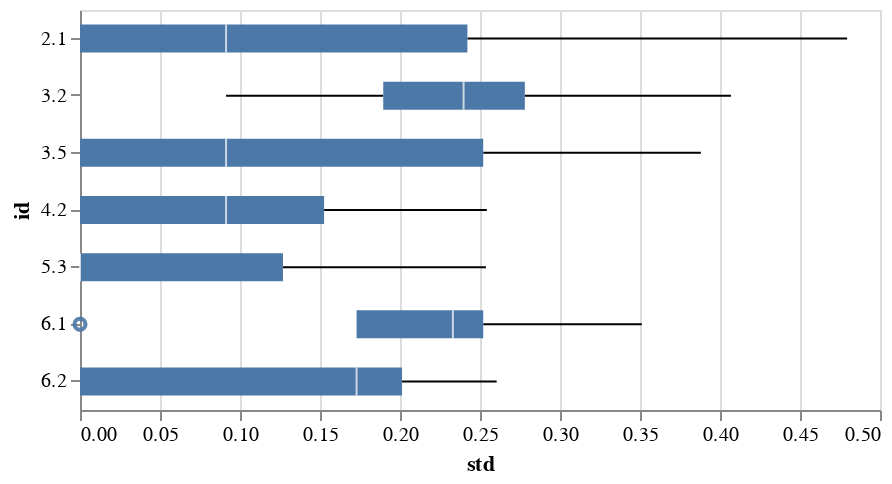

Notebook code cell kept with this figure:
### Code cell
alt.Chart(df_repo__stat).mark_boxplot().encode(
    x="std:Q",
    y='id:N'
).properties(
    height=200,
    width=400
)

### Figure 1 — Vega-Lite specification as saved in the notebook (floating-point values rounded to 4 significant figures)
{"config": {"view": {"continuousWidth": 300, "continuousHeight": 300}}, "data": {"name": "data-5faacda36c1e8a62adb5863cd86f4ae0"}, "mark": {"type": "boxplot"}, "encoding": {"x": {"field": "std", "type": "quantitative"}, "y": {"field": "id", "type": "nominal"}}, "height": 200, "width": 400, "$schema": "https://vega.github.io/schema/vega-lite/v5.17.0.json", "datasets": {"data-5faacda36c1e8a62adb5863cd86f4ae0": [{"repo": "DeepSpeech", "id": "2.1", "count": 30.0, "mean": 0.6667, "std": 0.4795}, {"repo": "DeepSpeech", "id": "3.2", "count": 30.0, "mean": 0.2, "std": 0.4068}, {"repo": "DeepSpeech", "id": "3.5", "count": 30.0, "mean": 0.0, "std": 0.0}, {"repo": "DeepSpeech", "id": "4.2", "count": 30.0, "mean": 0.0, "std": 0.0}, {"repo": "DeepSpeech", "id": "5.3", "count": 30.0, "mean": 0.0, "std": 0.0}, {"repo": "DeepSpeech", "id": "6.1", "count": 30.0, "mean": 0.15, "std": 0.3511}, {"repo": "DeepSpeech", "id": "6.2", "count": 30.0, "mean": 0.0, "std": 0.0}, {"repo": "apollo", "id": "2.1", "count": 30.0, "mean": 0.95, "std": 0.1526}, {"repo": "apollo", "id": "3.2", "count": 30.0, "mean": 0.1167, "std": 0.2151}, {"repo": "apollo", "id": "3.5", "count": 30.0, "mean": 0.0, "std": 0.0}, {"repo": "apollo", "id": "4.2", "count": 30.0, "mean": 0.0, "std": 0.0}, {"repo": "apollo", "id": "5.3", "count": 30.0, "mean": 0.0, "std": 0.0}, {"repo": "apollo", "id": "6.1", "count": 30.0, "mean": 0.06667, "std": 0.1729}, {"repo": "apollo", "id": "6.2", "count": 30.0, "mean": 0.0, "std": 0.0}, {"repo": "lightfm", "id": "2.1", "count": 30.0, "mean": 0.9833, "std": 0.09129}, {"repo": "lightfm", "id": "3.2", "count": 30.0, "mean": 0.4833, "std": 0.09129}, {"repo": "lightfm", "id": "3.5", "count": 30.0, "mean": 0.2667, "std": 0.388}, {"repo": "lightfm", "id": "4.2", "count": 30.0, "mean": 0.55, "std": 0.1526}, {"repo": "lightfm", "id": "5.3", "count": 30.0, "mean": 0.2, "std": 0.2491}, {"repo": "lightfm", "id": "6.1", "count": 30.0, "mean": 0.6667, "std": 0.2397}, {"repo": "lightfm", "id": "6.2", "count": 30.0, "mean": 0.9333, "std": 0.1729}, {"repo": "magenta", "id": "2.1", "count": 30.0, "mean": 0.6, "std": 0.4235}, {"repo": "magenta", "id": "3.2", "count": 30.0, "mean": 0.4167, "std": 0.1895}, {"repo": "magenta", "id": "3.5", "count": 30.0, "mean": 0.2833, "std": 0.252}, {"repo": "magenta", "id": "4.2", "count": 30.0, "mean": 0.01667, "std": 0.09129}, {"repo": "magenta", "id": "5.3", "count": 30.0, "mean": 0.0, "std": 0.0}, {"repo": "magenta", "id": "6.1", "count": 30.0, "mean": 0.2167, "std": 0.252}, {"repo": "magenta", "id": "6.2", "count": 30.0, "mean": 0.0, "std": 0.0}, {"repo": "mmf", "id": "2.1", "count": 30.0, "mean": 1.0, "std": 0.0}, {"repo": "mmf", "id": "3.2", "count": 30.0, "mean": 0.6833, "std": 0.2451}, {"repo": "mmf", "id": "3.5", "count": 30.0, "mean": 0.03333, "std": 0.1269}, {"repo": "mmf", "id": "4.2", "count": 30.0, "mean": 0.5333, "std": 0.1269}, {"repo": "mmf", "id": "5.3", "count": 30.0, "mean": 0.5333, "std": 0.1269}, {"repo": "mmf", "id": "6.1", "count": 30.0, "mean": 0.85, "std": 0.233}, {"repo": "mmf", "id": "6.2", "count": 30.0, "mean": 0.55, "std": 0.2013}, {"repo": "mycroft-core", "id": "2.1", "count": 30.0, "mean": 1.0, "std": 0.0}, {"repo": "mycroft-core", "id": "3.2", "count": 30.0, "mean": 0.5167, "std": 0.278}, {"repo": "mycroft-core", "id": "3.5", "count": 30.0, "mean": 0.0, "std": 0.0}, {"repo": "mycroft-core", "id": "4.2", "count": 30.0, "mean": 0.0, "std": 0.0}, {"repo": "mycroft-core", "id": "5.3", "count": 30.0, "mean": 0.0, "std": 0.0}, {"repo": "mycroft-core", "id": "6.1", "count": 30.0, "mean": 0.5, "std": 0.0}, {"repo": "mycroft-core", "id": "6.2", "count": 30.0, "mean": 0.2333, "std": 0.2537}, {"repo": "nanodet", "id": "2.1", "count": 30.0, "mean": 1.0, "std": 0.0}, {"repo": "nanodet", "id": "3.2", "count": 30.0, "mean": 0.6667, "std": 0.2397}, {"repo": "nanodet", "id": "3.5", "count": 30.0, "mean": 0.2167, "std": 0.252}, {"repo": "nanodet", "id": "4.2", "count": 30.0, "mean": 0.25, "std": 0.2543}, {"repo": "nanodet", "id": "5.3", "count": 30.0, "mean": 1.0, "std": 0.0}, {"repo": "nanodet", "id": "6.1", "count": 30.0, "mean": 0.4333, "std": 0.2857}, {"repo": "nanodet", "id": "6.2", "count": 30.0, "mean": 0.3667, "std": 0.2604}, {"repo": "paperless-ng", "id": "2.1", "count": 30.0, "mean": 0.9, "std": 0.2421}, {"repo": "paperless-ng", "id": "3.2", "count": 30.0, "mean": 0.01667, "std": 0.09129}, {"repo": "paperless-ng", "id": "3.5", "count": 30.0, "mean": 0.0, "std": 0.0}, {"repo": "paperless-ng", "id": "4.2", "count": 30.0, "mean": 0.0, "std": 0.0}, {"repo": "paperless-ng", "id": "5.3", "count": 30.0, "mean": 0.0, "std": 0.0}, {"repo": "paperless-ng", "id": "6.1", "count": 30.0, "mean": 0.5, "std": 0.0}, {"repo": "paperless-ng", "id": "6.2", "count": 30.0, "mean": 0.03333, "std": 0.1269}, {"repo": "qlib", "id": "2.1", "count": 30.0, "mean": 1.0, "std": 0.0}, {"repo": "qlib", "id": "3.2", "count": 30.0, "mean": 0.7667, "std": 0.2857}, {"repo": "qlib", "id": "3.5", "count": 30.0, "mean": 0.01667, "std": 0.09129}, {"repo": "qlib", "id": "4.2", "count": 30.0, "mean": 0.45, "std": 0.1526}, {"repo": "qlib", "id": "5.3", "count": 30.0, "mean": 0.2667, "std": 0.2537}, {"repo": "qlib", "id": "6.1", "count": 30.0, "mean": 0.4667, "std": 0.2249}, {"repo": "qlib", "id": "6.2", "count": 30.0, "mean": 0.5333, "std": 0.1826}]}}
